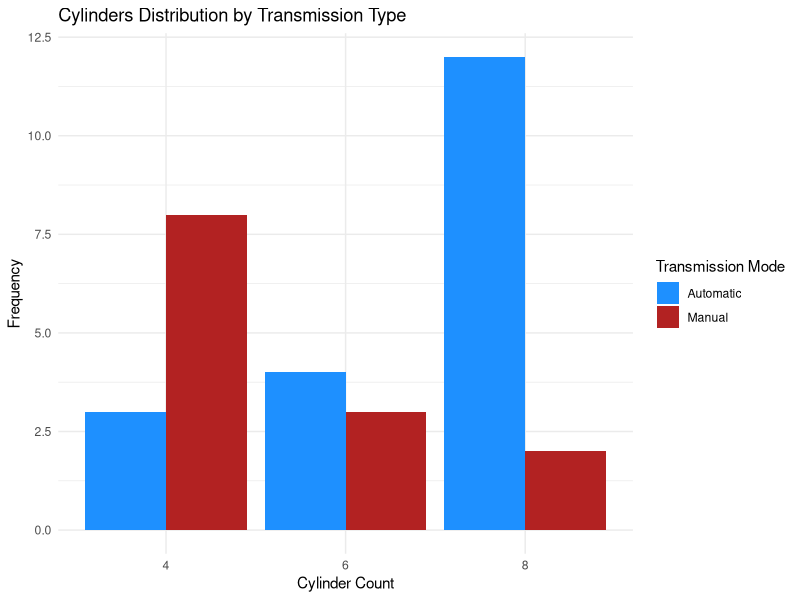

The R script that drew this image:
# Install and load the ggplot2 package for advanced data visualization
install.packages("ggplot2")
library(ggplot2)

# Load the mtcars dataset
data(mtcars)

# Convert the 'cyl' and 'am' columns to factors for categorical plotting
mtcars$cyl <- factor(mtcars$cyl)
mtcars$am <- factor(mtcars$am)

# Create a bar plot showing the count of cylinders grouped by transmission type
ggplot(data = mtcars, aes(x = cyl, fill = am)) +
  geom_bar(position = "dodge") +
  scale_fill_manual(values = c("dodgerblue", "firebrick"),
                    labels = c("Automatic", "Manual")) +
  labs(title = "Cylinders Distribution by Transmission Type",
       x = "Cylinder Count",
       y = "Frequency",
       fill = "Transmission Mode") +
  theme_minimal()
